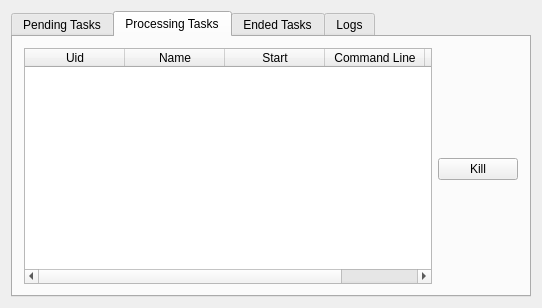
<?xml version="1.0" encoding="UTF-8"?>
<ui version="4.0">
 <class>SchedulerDlg</class>
 <widget class="QDialog" name="SchedulerDlg">
  <property name="geometry">
   <rect>
    <x>0</x>
    <y>0</y>
    <width>542</width>
    <height>308</height>
   </rect>
  </property>
  <property name="windowTitle">
   <string>SchedulerDlg</string>
  </property>
  <property name="windowIcon">
   <iconset resource="../Common/res/Common.qrc">
    <normaloff>:/BratIcon.png</normaloff>:/BratIcon.png</iconset>
  </property>
  <property name="autoFillBackground">
   <bool>false</bool>
  </property>
  <layout class="QVBoxLayout" name="mVerticalLayout">
   <item>
    <widget class="QTabWidget" name="tabWidget">
     <property name="currentIndex">
      <number>1</number>
     </property>
     <widget class="QWidget" name="tab_PendingTasks">
      <attribute name="title">
       <string>Pending Tasks</string>
      </attribute>
      <layout class="QGridLayout" name="gridLayout_2">
       <item row="0" column="0" rowspan="4">
        <widget class="QTableWidget" name="tablePendingTask">
         <row>
          <property name="text">
           <string>1</string>
          </property>
         </row>
         <row>
          <property name="text">
           <string>2</string>
          </property>
         </row>
         <row>
          <property name="text">
           <string>3</string>
          </property>
         </row>
         <column>
          <property name="text">
           <string>Uid</string>
          </property>
         </column>
         <column>
          <property name="text">
           <string>Name</string>
          </property>
         </column>
         <column>
          <property name="text">
           <string>Start</string>
          </property>
         </column>
         <column>
          <property name="text">
           <string>Command Line</string>
          </property>
         </column>
         <column>
          <property name="text">
           <string>Log file</string>
          </property>
         </column>
         <item row="0" column="0">
          <property name="text">
           <string/>
          </property>
         </item>
        </widget>
       </item>
       <item row="2" column="1">
        <widget class="QPushButton" name="ClearPendTaskButton">
         <property name="text">
          <string>Clear</string>
         </property>
        </widget>
       </item>
       <item row="3" column="1">
        <spacer name="verticalSpacer_2">
         <property name="orientation">
          <enum>Qt::Vertical</enum>
         </property>
         <property name="sizeHint" stdset="0">
          <size>
           <width>20</width>
           <height>73</height>
          </size>
         </property>
        </spacer>
       </item>
       <item row="0" column="1">
        <spacer name="verticalSpacer_1">
         <property name="orientation">
          <enum>Qt::Vertical</enum>
         </property>
         <property name="sizeHint" stdset="0">
          <size>
           <width>20</width>
           <height>74</height>
          </size>
         </property>
        </spacer>
       </item>
       <item row="1" column="1">
        <widget class="QPushButton" name="RemovePendTaskButton">
         <property name="text">
          <string>Remove</string>
         </property>
        </widget>
       </item>
      </layout>
     </widget>
     <widget class="QWidget" name="tab_ProcessTasks">
      <attribute name="title">
       <string>Processing Tasks</string>
      </attribute>
      <layout class="QGridLayout" name="gridLayout_3">
       <item row="0" column="1">
        <spacer name="verticalSpacer_3">
         <property name="orientation">
          <enum>Qt::Vertical</enum>
         </property>
         <property name="sizeHint" stdset="0">
          <size>
           <width>20</width>
           <height>87</height>
          </size>
         </property>
        </spacer>
       </item>
       <item row="0" column="0" rowspan="3">
        <widget class="QTableWidget" name="tableProcTask">
         <column>
          <property name="text">
           <string>Uid</string>
          </property>
         </column>
         <column>
          <property name="text">
           <string>Name</string>
          </property>
         </column>
         <column>
          <property name="text">
           <string>Start</string>
          </property>
         </column>
         <column>
          <property name="text">
           <string>Command Line</string>
          </property>
         </column>
         <column>
          <property name="text">
           <string>Log file</string>
          </property>
         </column>
        </widget>
       </item>
       <item row="1" column="1">
        <widget class="QPushButton" name="KillProcButton">
         <property name="text">
          <string>Kill</string>
         </property>
        </widget>
       </item>
       <item row="2" column="1">
        <spacer name="verticalSpacer_4">
         <property name="orientation">
          <enum>Qt::Vertical</enum>
         </property>
         <property name="sizeHint" stdset="0">
          <size>
           <width>20</width>
           <height>88</height>
          </size>
         </property>
        </spacer>
       </item>
      </layout>
     </widget>
     <widget class="QWidget" name="tab_EndedTasks">
      <attribute name="title">
       <string>Ended Tasks</string>
      </attribute>
      <layout class="QGridLayout" name="gridLayout_4">
       <item row="2" column="2">
        <widget class="QPushButton" name="ClearEndTaskButton">
         <property name="text">
          <string>Clear</string>
         </property>
        </widget>
       </item>
       <item row="1" column="2">
        <widget class="QPushButton" name="RemoveEndTaskButton">
         <property name="text">
          <string>Remove</string>
         </property>
        </widget>
       </item>
       <item row="5" column="2">
        <spacer name="verticalSpacer_7">
         <property name="orientation">
          <enum>Qt::Vertical</enum>
         </property>
         <property name="sizeHint" stdset="0">
          <size>
           <width>20</width>
           <height>47</height>
          </size>
         </property>
        </spacer>
       </item>
       <item row="0" column="0" rowspan="6">
        <widget class="QTableWidget" name="tableEndTask">
         <column>
          <property name="text">
           <string>Uid</string>
          </property>
         </column>
         <column>
          <property name="text">
           <string>Name</string>
          </property>
         </column>
         <column>
          <property name="text">
           <string>Start</string>
          </property>
         </column>
         <column>
          <property name="text">
           <string>Command Line</string>
          </property>
         </column>
         <column>
          <property name="text">
           <string>Log file</string>
          </property>
         </column>
        </widget>
       </item>
       <item row="0" column="2">
        <spacer name="verticalSpacer_8">
         <property name="orientation">
          <enum>Qt::Vertical</enum>
         </property>
         <property name="sizeHint" stdset="0">
          <size>
           <width>20</width>
           <height>46</height>
          </size>
         </property>
        </spacer>
       </item>
       <item row="4" column="2">
        <widget class="QPushButton" name="ShowLogButton">
         <property name="text">
          <string>Show Log</string>
         </property>
        </widget>
       </item>
       <item row="3" column="2">
        <spacer name="verticalSpacer_9">
         <property name="orientation">
          <enum>Qt::Vertical</enum>
         </property>
         <property name="sizeType">
          <enum>QSizePolicy::Fixed</enum>
         </property>
         <property name="sizeHint" stdset="0">
          <size>
           <width>20</width>
           <height>20</height>
          </size>
         </property>
        </spacer>
       </item>
      </layout>
     </widget>
     <widget class="QWidget" name="tab_Logs">
      <attribute name="title">
       <string>Logs</string>
      </attribute>
      <layout class="QGridLayout" name="gridLayout_6">
       <item row="0" column="0">
        <layout class="QGridLayout" name="gridLayout_5">
         <item row="0" column="1">
          <spacer name="verticalSpacer_6">
           <property name="orientation">
            <enum>Qt::Vertical</enum>
           </property>
           <property name="sizeHint" stdset="0">
            <size>
             <width>20</width>
             <height>104</height>
            </size>
           </property>
          </spacer>
         </item>
         <item row="1" column="1">
          <widget class="QPushButton" name="ClearLogButton">
           <property name="text">
            <string>Clear</string>
           </property>
          </widget>
         </item>
         <item row="2" column="1">
          <spacer name="verticalSpacer_5">
           <property name="orientation">
            <enum>Qt::Vertical</enum>
           </property>
           <property name="sizeHint" stdset="0">
            <size>
             <width>20</width>
             <height>104</height>
            </size>
           </property>
          </spacer>
         </item>
         <item row="0" column="0" rowspan="3">
          <widget class="QListWidget" name="listLogs"/>
         </item>
        </layout>
       </item>
      </layout>
     </widget>
    </widget>
   </item>
  </layout>
 </widget>
 <layoutdefault spacing="6" margin="11"/>
 <resources>
  <include location="../Common/res/Common.qrc"/>
 </resources>
 <connections/>
</ui>
